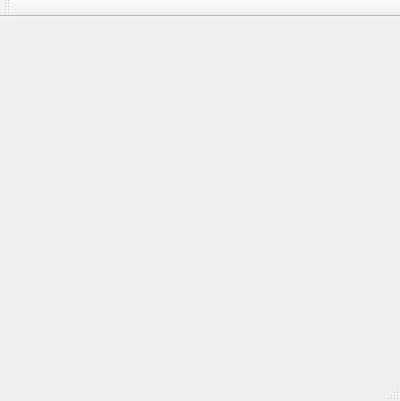
<?xml version="1.0" encoding="UTF-8"?>
<ui version="4.0">
 <class>MainWindow</class>
 <widget class="QMainWindow" name="MainWindow">
  <property name="geometry">
   <rect>
    <x>0</x>
    <y>0</y>
    <width>400</width>
    <height>401</height>
   </rect>
  </property>
  <property name="windowTitle">
   <string>MainWindow</string>
  </property>
  <widget class="QWidget" name="centralWidget"/>
  <widget class="QMenuBar" name="menuBar">
   <property name="geometry">
    <rect>
     <x>0</x>
     <y>0</y>
     <width>400</width>
     <height>21</height>
    </rect>
   </property>
  </widget>
  <widget class="QToolBar" name="mainToolBar">
   <attribute name="toolBarArea">
    <enum>TopToolBarArea</enum>
   </attribute>
   <attribute name="toolBarBreak">
    <bool>false</bool>
   </attribute>
  </widget>
  <widget class="QStatusBar" name="statusBar"/>
 </widget>
 <layoutdefault spacing="6" margin="11"/>
 <resources/>
 <connections/>
</ui>
